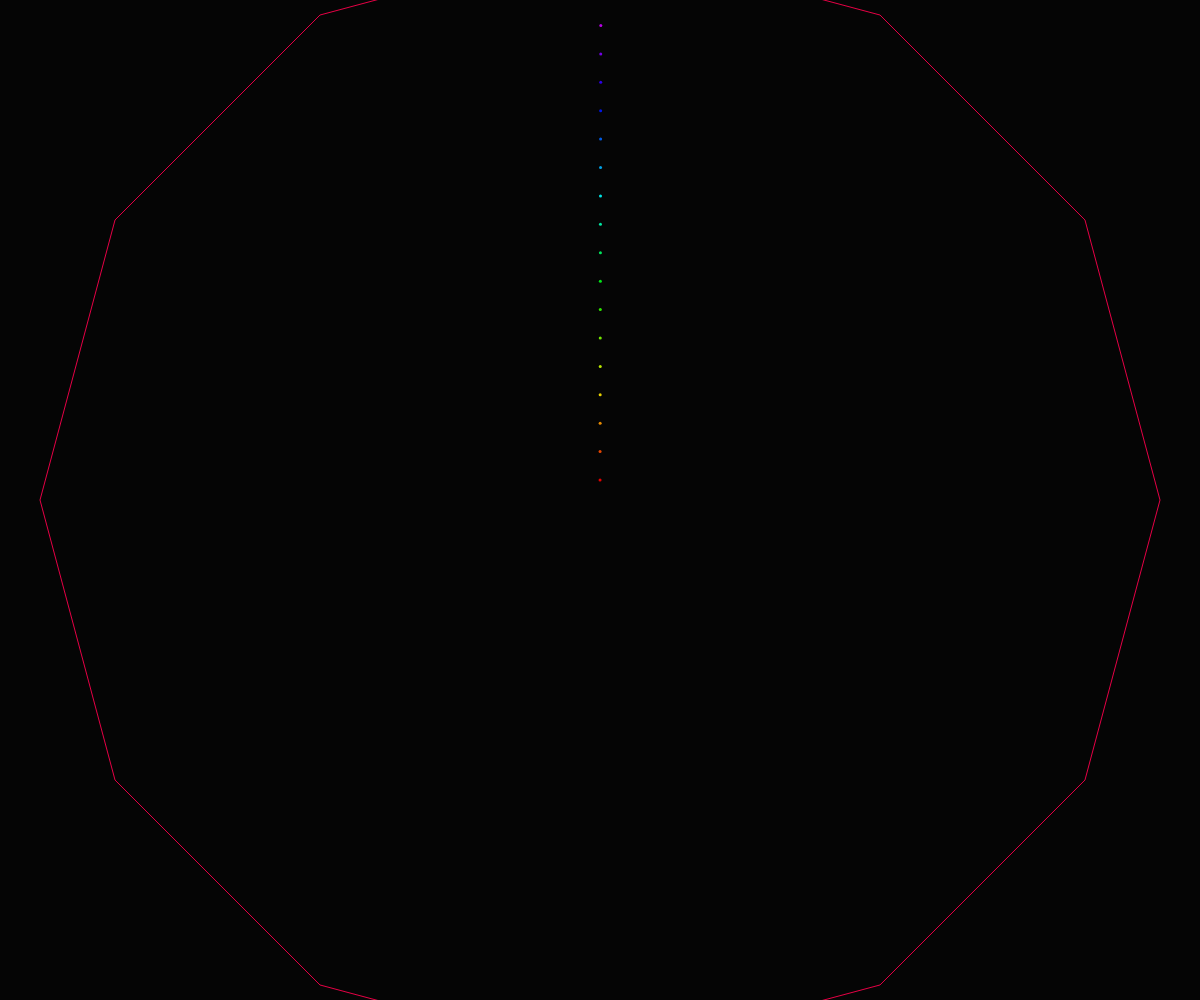
Frame 1 (no input)
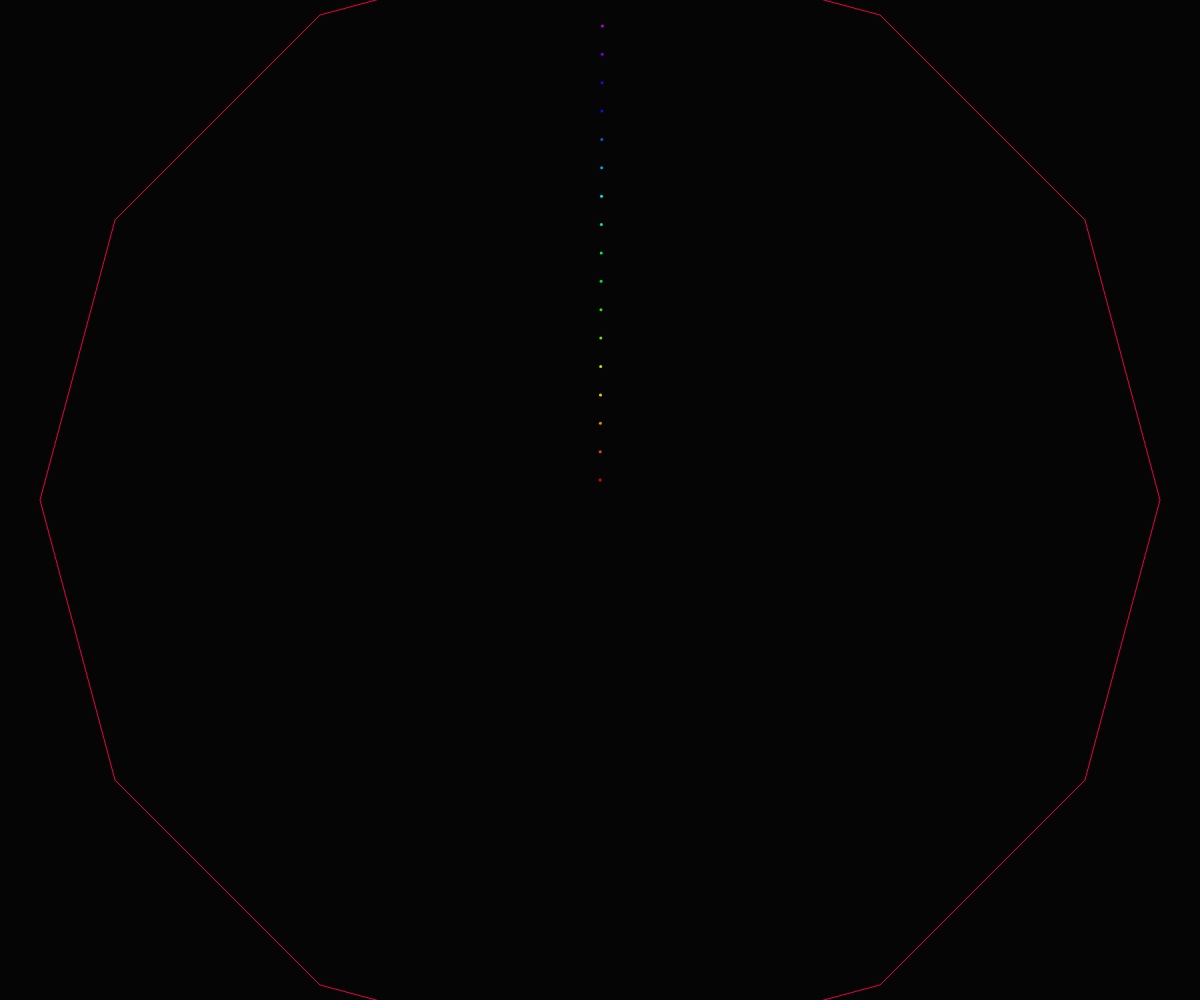
Frame 2 (the mouse pressed at the canvas centre, redrawn once)

The p5.js sketch that drew these frames (run headless with seeded random() and noise() and a simulated clock; the mouse was pressed at the canvas centre and the sketch redrawn once):

// p5.js sketch
// ── sketch.js
function setup() {
  createCanvas(innerWidth, innerHeight);
  l = {
    x1: -width * 0.25,
    y1: 0,
    x2: width * 0.25,
    y2: 0
  };

  colorMode(HSB, 1, 1, 1);
  num_polygons = 20;
  polygons = [];
  for (let i = 0; i < num_polygons; i++) {
    polygons.push(
      new Polygon({
        n: 12,
        r: 20 + map(i, 0, num_polygons - 1, 0, width * 0.45),
        color: color(i / num_polygons, 1, 0.9),
        cy: 0
      })
    );
  }
  frame_rate = 60;
  anim_seconds = 60;
  anim_frames = frame_rate * anim_seconds;
  looping = false;
  if (!looping) {
    noLoop();
  } else {
    frameRate(frame_rate);
  }
}

function draw() {
  translate(width / 2, height / 2);

  stroke("white");
  // line(l.x1, l.y1, l.x2, l.y2);

  p = (frameCount % anim_frames) / anim_frames;
  background(0.02);
  // cx = lerp(l.x1, l.x2, p);
  // cy = lerp(l.y1, l.y2, p);
  // fill(p, 0.8, 0.9);
  // circle(cx, cy, 5);
  polygons.forEach(polygon => {
    // polygon.draw();
    polygon.trace(p, 3);
  });
  polygons[19].draw();
  // polygons[1].trace(p);
}

class Polygon {
  constructor({ n = 3, cx = 0, cy = 0, r = 2, a = 0, color = "white" } = {}) {
    this.n = n;
    this.cx = cx;
    this.cy = cy;
    this.r = r;
    this.a = -PI / 2 + a;
    this.color = color;
    this.vertices = this.getVertices();
  }

  getVertices() {
    let vertices = [];
    for (let i = 0; i < this.n; i++) {
      let angle = map(i, 0, this.n, 0, TWO_PI);
      let x = this.cx + this.r * cos(this.a + angle);
      let y = this.cy + this.r * sin(this.a + angle);
      vertices.push({
        x: x,
        y: y
      });
    }
    return vertices;
  }

  getLines() {
    let lines = [];
    for (let i = 0; i < this.vertices.length; i++) {
      let v1 = this.vertices[i];
      let v2 = this.vertices[(i + 1) % this.vertices.length];
      lines.push({
        x1: v1.x,
        y1: v1.y,
        x2: v2.x,
        y2: v2.y
      });
    }
    return lines;
  }

  trace(p, d) {
    let i = int(p * this.n);
    let v1 = this.vertices[i];
    let v2 = this.vertices[(i + 1) % this.vertices.length];
    let x = lerp(v1.x, v2.x, (p % (1 / this.n)) * this.n);
    let y = lerp(v1.y, v2.y, (p % (1 / this.n)) * this.n);
    fill(this.color);
    noStroke();
    circle(x, y, d);
  }

  draw() {
    push();
    noFill();
    beginShape();
    for (let i = 0; i < this.vertices.length; i++) {
      let v = this.vertices[i];
      stroke(this.color);
      vertex(v.x, v.y);
    }
    endShape(CLOSE);
    pop();
  }
}

function mousePressed() {
  if (looping) {
    noLoop();
    looping = false;
  } else {
    loop();
    looping = true;
  }
}
